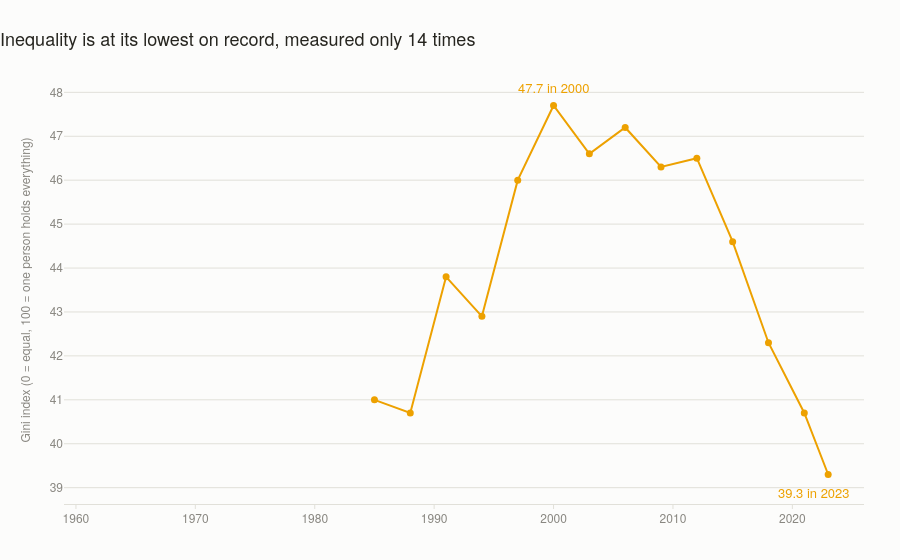

Here is the notebook cell this chart was saved with:
### Markdown cell above
## 5. Who ended up holding it

### Code cell
gi = df["gini"].dropna()

fig = go.Figure()
fig.add_trace(go.Scatter(
    x=gi.index, y=gi.values, mode="lines+markers",
    line=dict(color=YELLOW, width=2), marker=dict(color=YELLOW, size=7),
    hovertemplate="%{x}: %{y:.1f}<extra></extra>"))

fig.add_annotation(x=2000, y=gi[2000], text="47.7 in 2000", showarrow=False,
                   yshift=18, font=dict(color=YELLOW, size=13))
fig.add_annotation(x=2023, y=gi[2023], text="39.3 in 2023", showarrow=False,
                   yshift=-18, xshift=-14, font=dict(color=YELLOW, size=13))

fig.update_layout(
    title="Inequality is at its lowest on record, measured only 14 times",
    yaxis_title="Gini index (0 = equal, 100 = one person holds everything)",
    xaxis_title=None, xaxis_range=[1959, 2026])
save(fig, "05-gini")
fig.show()

### Figure 1 — Plotly figure (JSON) as saved in the notebook; plotly's stock layout.template omitted (floating-point values rounded to 4 significant figures)
{"data": [{"hovertemplate": "%{x}: %{y:.1f}<extra></extra>", "line": {"color": "#eda100", "width": 2}, "marker": {"color": "#eda100", "size": 7}, "mode": "lines+markers", "type": "scatter", "x": [1985, 1988, 1991, 1994, 1997, 2000, 2003, 2006, 2009, 2012, 2015, 2018, 2021, 2023], "y": [41.0, 40.7, 43.8, 42.9, 46.0, 47.7, 46.6, 47.2, 46.3, 46.5, 44.6, 42.3, 40.7, 39.3]}], "layout": {"annotations": [{"font": {"color": "#eda100", "size": 13}, "showarrow": false, "text": "47.7 in 2000", "x": 2000, "y": 47.7, "yshift": 18}, {"font": {"color": "#eda100", "size": 13}, "showarrow": false, "text": "39.3 in 2023", "x": 2023, "xshift": -14, "y": 39.3, "yshift": -18}], "title": {"text": "Inequality is at its lowest on record, measured only 14 times"}, "xaxis": {"range": [1959, 2026], "title": {}}, "yaxis": {"title": {"text": "Gini index (0 = equal, 100 = one person holds everything)"}}}}
